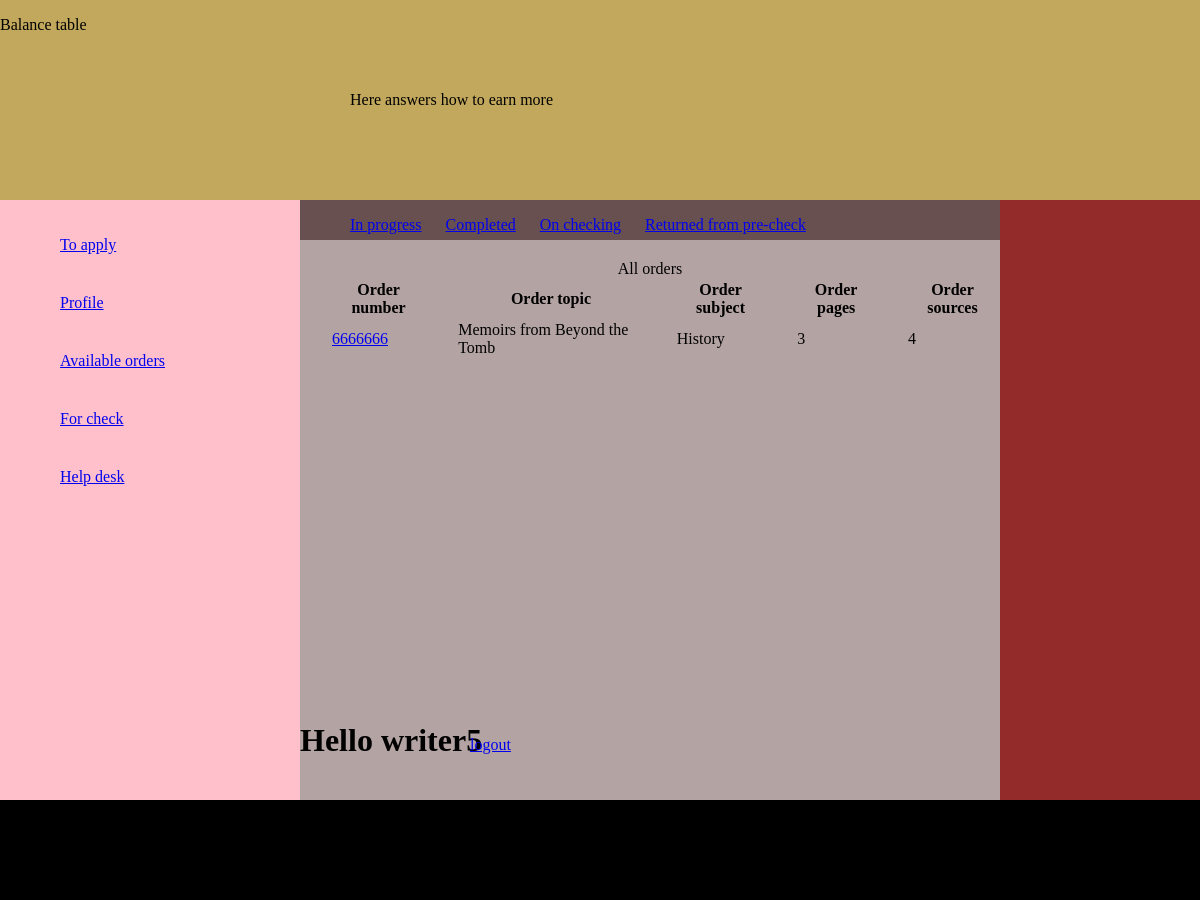
Page /personal/ (signed in) on the earlier database version.
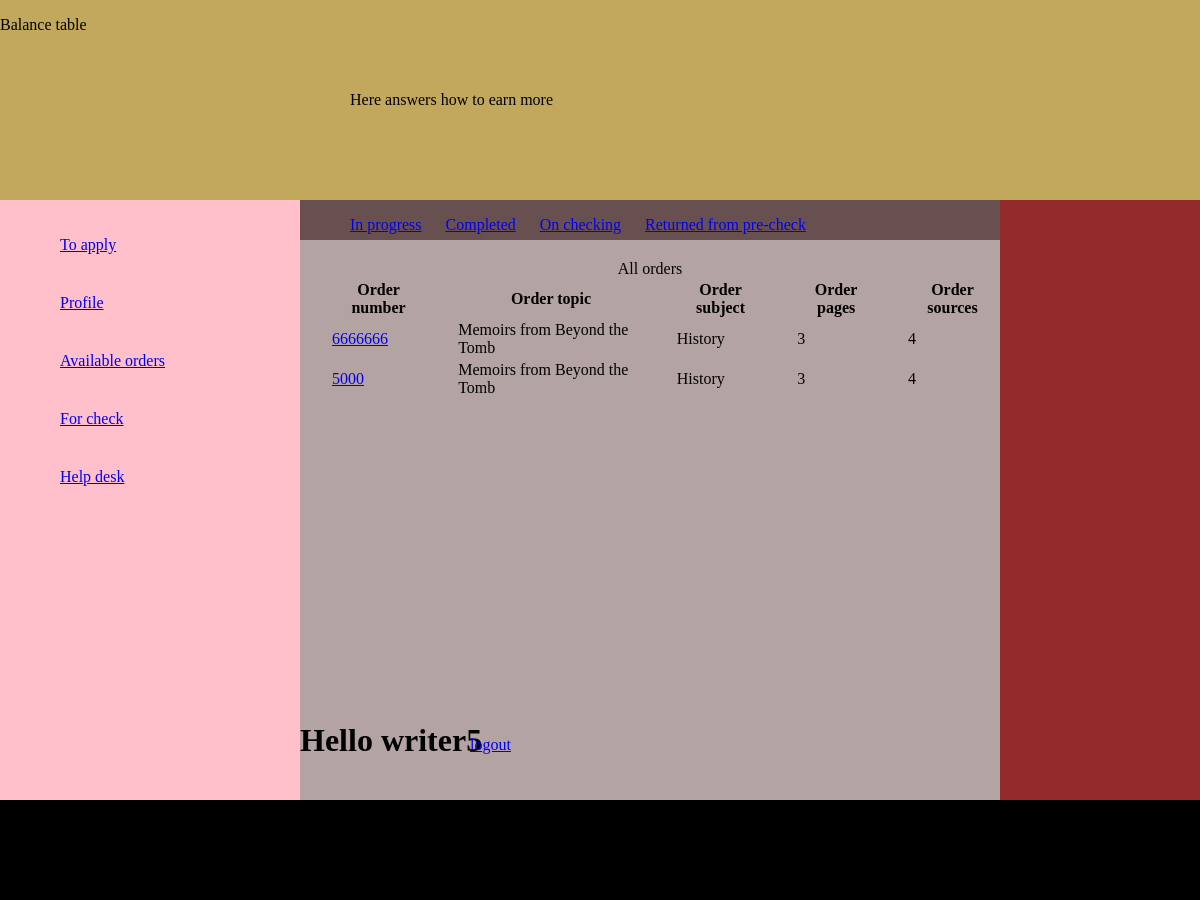
Same page on the later database version.
### app1/models.py (models this page shows, shortened)
class Order_model(models.Model):
	number = models.CharField(max_length=300)
	account = models.CharField(max_length=300, blank=True)
	files = models.CharField(max_length=300, blank=True)
	subject = models.CharField(max_length=300, blank=True)
	topic = models.CharField(max_length=300, blank=True)
	client_deadline = models.CharField(max_length=300, blank=True, null=True)
	price = models.DecimalField(max_digits=8, decimal_places=2, blank=True, null=True)
	number_of_pages = models.IntegerField(blank=True, null=True)
	spaced = models.CharField(max_length=300, blank=True)
	format = models.CharField(max_length=300, blank=True)
	number_of_sources = models.IntegerField(blank=True, null=True)
	abstract = models.BooleanField(blank=True, default=False)
	slieds = models.CharField(max_length=300, blank=True)
	questions = models.CharField(max_length=300, blank=True)
	problems = models.CharField(max_length=300, blank=True)
	paper_type = models.CharField(max_length=300, blank=True)
	assign_date = models.CharField(max_length=300, blank=True, null=True)
	details = models.CharField(max_length=300, blank=True)
	real_time_deadline = models.TimeField(blank=True, null=True)
	status = models.CharField(max_length=300, blank=True, default='available')
	writer_deadline = models.CharField(max_length=300, blank=True, null=True)
	writer_time = models.TimeField(blank=True, null=True)
	writer_number = models.CharField(max_length=300, blank=True)
	words_min = models.IntegerField(blank=True, null=True)
	writer = models.ForeignKey(User, null=True)
	writer_name = models.CharField(max_length=300, null=True)
	writer_email = models.EmailField(max_length=300, blank=True)
	send_date = models.CharField(max_length=300, blank=True, null=True)
	payment = models.DecimalField(max_digits=8, decimal_places=2, blank=True, null=True)
	payment_date = models.CharField(max_length=300, blank=True, null=True)
	client_num_of_order = models.CharField(max_length=300, blank=True)
	controller = models.ForeignKey(UserProfile, null=True)
	times_returned_for_revision = models.IntegerField(default=0)
	def get_absolut_url(self):
		return 'http://127.0.0.1:8000/' + self.number
	class Meta:
		verbose_name = 'Order'
		verbose_name_plural = 'Orders'

### app1/views.py (the view)
# urls.py: url(r'^personal/$', personal),
@login_required
def personal(request):
	user = request.user
	if user.is_authenticated():
		return writer_cabinet(request)
	else:
		return register(request)

### app1/views.py (called while the page is built)
@login_required
def writer_cabinet(request):
	user = request.user
	user_model = User.objects.get(email=user.email)
	orders = user_model.order_model_set.filter(status='in progress')
	if request.method == 'GET':
		return render(request, 'personal.html', {'orders':orders, 'user':user})

### app1/templates/personal.html (shortened to what this page needs)
<html>
<head>
</head>
<body>
	<header>
		<div class='header_container'>
			<div id='balance_table'>
				<p>Balance table</p>
			</div>
			<div id='how_to_earn_more'>
				<p>Here answers how to earn more</p>
			</div>
			<div id= 'rating_tarif_table'>
				<a href='http://127.0.0.1:8000/logout/'>logout</a>
			</div>
			<div id='skills_salary'>
			</div>
		</div>
	</header>
	<main>
		<div class='main_container'>
			<div id='my_orders'>
				<ul class='side_menu'>
					<li><a href="http://127.0.0.1:8000/to_apply_order_list/">To apply</a></li>
					<li><a href="http://127.0.0.1:8000/personal/">Profile</a></li>
					<li><a href="http://127.0.0.1:8000/available_orders/">Available orders</a></li>
					<li><a href="http://127.0.0.1:8000/for_check/">For check</a></li>
					<li><a href="#">Help desk</a></li>
				</ul>
			</div>
			<div id='main_part'>
				<div class='dif_orders'>
					<ul class='order_status'>
						<li><a href="http://127.0.0.1:8000/in_progress_orders/">In progress</a></li>
						<li><a href="http://127.0.0.1:8000/completed_orders/">Completed</a></li>
						<li><a href="http://127.0.0.1:8000/my_orders_on_checking/">On checking</a></li>
						<li><a href="http://127.0.0.1:8000/returned_from_precheck_list/">Returned from pre-check</a></li>
					</ul>
				</div>
				<table class='order_table'>
					{% if orders %}
					<caption>All orders</caption>
					<thead>
						<tr>
						<th>Order number</th>
						<th>Order topic</th>
						<th>Order subject</th>
						<th>Order pages</th>
						<th>Order sources</th>
						</tr>
					</thead>
					<tbody>
						{% for order in orders %}
						<tr>
							<td><a href="{{order.get_absolut_url}}">{{order.number}}</a></td>
							<td>{{order.topic}}</td>
							<td>{{order.subject}}</td>
							<td>{{order.number_of_pages}}</td>
							<td>{{order.number_of_sources}}</td>
						</tr>
						{% endfor %}
					</tbody>
					{% endif %}
				</table>
			<h1 id='hello'>Hello {{user.username}}</h1>
			<p id= 'logout'><a href='http://127.0.0.1:8000/logout/'>logout</a></p>
			</div>
			<div id='shedule'>
			</div>
		</div>
	</main>
	<footer>
		<div class= 'footer_container'>
			<p>footer@ all rights reserver</p>
		</div>
	</footer>
</body>
</html>

### app1/templates/personal.html (style rules this page uses)
.header_container { margin-top: -18px; }
#balance_table { position: absolute; top: 0; left: 0; width: 380px; height: 200px; background-color: #C2A85C; }
#how_to_earn_more { position: absolute; top: 0; left: 300; width: 380px; height: 200px; background-color: #C2A85C; }
#how_to_earn_more p { padding-top: 75px; padding-left: 50px; }
#skills_salary { position: absolute; top: 0; left: 600; width: 380px; height: 200px; background-color: #C2A85C; }
#rating_tarif_table { position: absolute; top: 0; left: 900; width: 380px; height: 200px; background-color: #C2A85C; }
#my_orders { position: absolute; top: 200px; left: 0px; height: 600px; width: 380px; background-color: pink; }
.side_menu li { width: 200px; list-style: none; text-align: left; margin-top: 0px; margin-bottom: 0px; padding-top: 20px; padding-bottom: 20px; padding-left: 20px; }
.side_menu a { width: 100%; height: 100%; }
#main_part { position: absolute; top: 200px; left: 300px; height: 600px; width: 700px; background-color: #B4A3A3; }
#shedule { position: absolute; top: 200px; left: 1000px; height: 600px; width: 300px; background-color: #942B2B; }
.order_table th { padding-left: 30px; }
.order_table td { padding-left: 30px; }
.order_table { position: absolute; top: 60px; }
.dif_orders { position: absolute; top: 0px; height: 40px; left: 0px; right: 0px; background-color: #685050; }
.order_status { list-style: none; height: 100%; }
.order_status li { display: inline; width: 120px; list-style: none; text-align: left; margin-top: 0px; margin-bottom: 0px; padding-top: 5px; padding-bottom: 5px; padding-left: 10px; padding-right: 10px; }
.order_status a { width: 100%; height: 100%; }
#hello { position: absolute; bottom: 20px; }
#logout { position: absolute; bottom: 30px; left: 170px; }
.footer_container { position: absolute; top: 800px; left: 0px; width: 100%; background-color: black; height: 100px; }

Differences in the rows shown:
added Order_model: number "5000", topic "Memoirs from Beyond the Tomb", subject "History", number_of_pages "3", number_of_sources "4"
